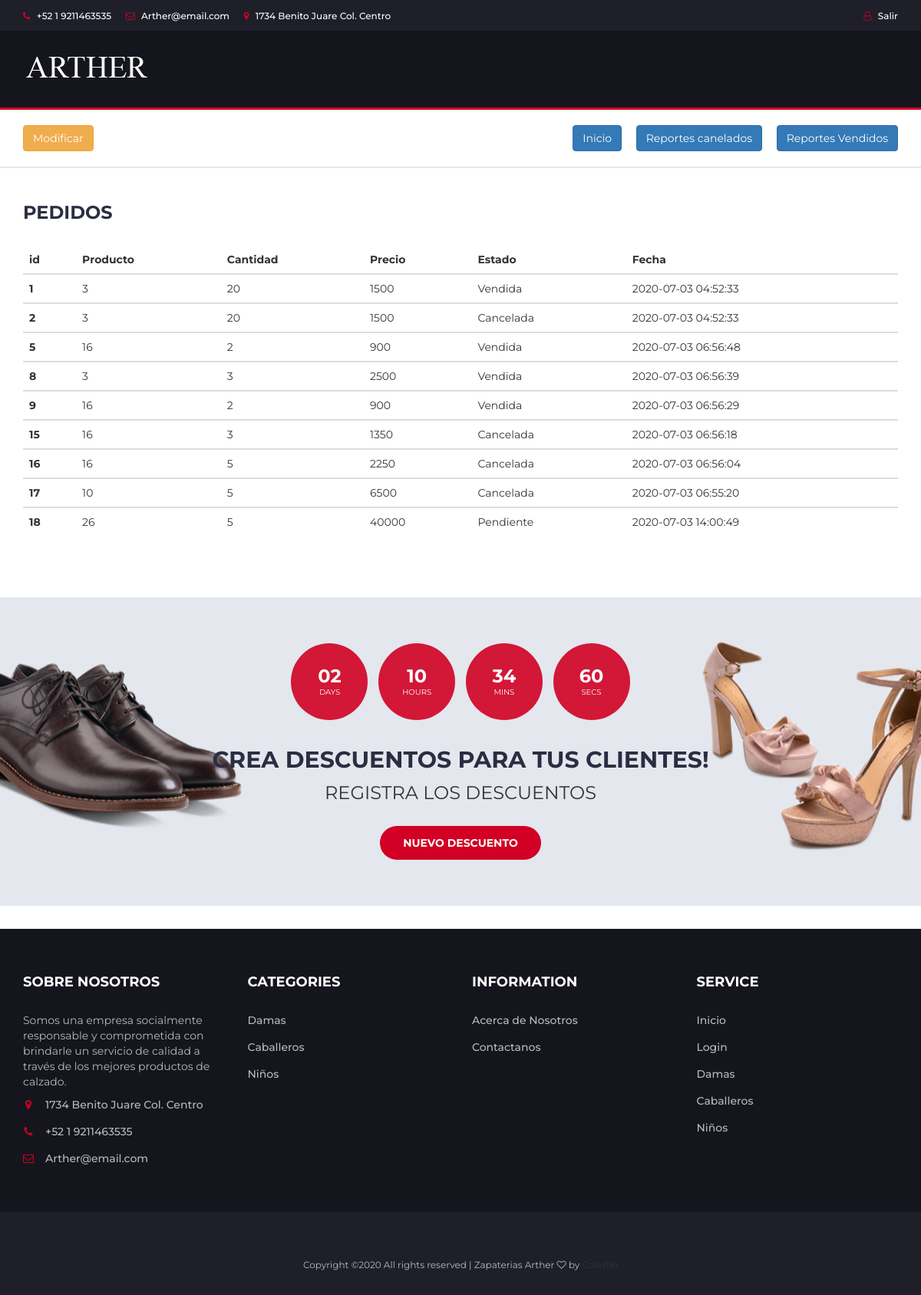
The page /pedidos.php (signed in) on the database its author committed.
### tables this page shows
CREATE TABLE `Pedido` (
  `Id_Pedido` int(11) NOT NULL,
  `Id_Producto` int(10) NOT NULL,
  `Cantidad_Producto` int(10) NOT NULL,
  `Precio_Pedido` int(11) NOT NULL,
  `Cliente_Pedido` varchar(10) NOT NULL,
  `Token_Pedido` int(25) NOT NULL,
  `Fecha_Pedido` timestamp NOT NULL DEFAULT CURRENT_TIMESTAMP ON UPDATE CURRENT_TIMESTAMP,
  `Estado_Pedido` varchar(10) NOT NULL
);

### pedidos.php (the view, shortened to what this page needs)
<?php include("BD.php"); ?>
<?php
if (isset($_SESSION['Usuario_admin'])) {
?>
<!DOCTYPE html>
<html lang="en">
	<head>
		<link type="text/css" rel="stylesheet" href="css/bootstrap.min.css"/>
		<link type="text/css" rel="stylesheet" href="css/slick.css"/>
		<link type="text/css" rel="stylesheet" href="css/slick-theme.css"/>
		<link type="text/css" rel="stylesheet" href="css/nouislider.min.css"/>
		<link rel="stylesheet" href="css/font-awesome.min.css">
		<link type="text/css" rel="stylesheet" href="css/style.css"/>
    </head>
	<body>
		<header>
			<div id="top-header">
				<div class="container">
					<ul class="header-links pull-left">
						<li><a href=""><i class="fa fa-phone"></i> +52 1 9211463535</a></li>
						<li><a href=""><i class="fa fa-envelope-o"></i> Arther@email.com</a></li>
						<li><a href=""><i class="fa fa-map-marker"></i> 1734 Benito Juare Col. Centro</a></li>
					</ul>
					<ul class="header-links pull-right">
						<li><a href="CerrarSesion.php"><i class="fa fa-user-o"></i> Salir</a></li>
					</ul>
				</div>
			</div>
			<div id="header">
				<div class="container">
					<div class="row">
						<div class="col-md-3">
							<div class="header-logo">
								<a href="index.php" class="logo">
									<img src="./img/arther.png" alt="">
								</a>
							</div>
						</div>
					</div>
				</div>
			</div>
		</header>
		<nav id="navigation">
			<div class="container">
				<div id="responsive-nav">
					<ul class="main-nav nav navbar-nav">
						<br>
						<li><button type="button" class="btn btn-warning" data-toggle="modal" data-target="#exampleModal2" data-whatever="@mdo">Modificar</button></li>
					</ul>
					<ul class="header-links pull-right">
						<br>
						<li><a href="perfilAdmin.php"><button type="button" class="btn btn-primary">Inicio</button></a></li>
						<li><a href="ReportesCancelados.php"><button type="button" class="btn btn-primary">Reportes canelados</button></a></li>
						<li><a href="ReportesVendidos.php"><button type="button" class="btn btn-primary">Reportes Vendidos</button></a></li>
					</ul>
		</div>
		</div>
			<br>
		</nav>
		<div class="section">
			<div class="container">
				<div class="row">
					<div class="col-md-12">
						<div class="section-title">
							<h3 class="title">Pedidos</h3>
						</div>
					</div>
					<div class="container">
			        <center>
			          <table class="table" id="actividades">
			            <thead>
			              <tr>
			                <th scope="col">id</th>
			                <th scope="col">Producto</th>
			                <th scope="col">Cantidad</th>
			                <th scope="col">Precio</th>
			                <th scope="col">Estado</th>
			                <th scope="col">Fecha</th>
			              </tr>
			            </thead>
			            <?php
				        $consulta = "SELECT * FROM Pedido";
				        $query = mysqli_query($conexion_BD, $consulta);
			            while ($tab = mysqli_fetch_array($query)) {    ?>
			              <tbody>
			                <tr>
			                  <th scope="row"><?php echo $tab['Id_Pedido'] ?></th>
			                  <td><?php echo $tab['Id_Producto'] ?></td>
			                  <td><?php echo $tab['Cantidad_Producto'] ?></td>
			                  <td><?php echo $tab['Precio_Pedido'] ?></td>
			                  <td><?php echo $tab['Estado_Pedido'] ?></td>
			                  <td><?php echo $tab['Fecha_Pedido'] ?></td>
			                </tr>
			              </tbody>
			            <?php } ?>
			          </table>
			        </center>
			      </div>
				</div>
			</div>
		</div>
		<div id="hot-deal" class="section">
			<div class="container">
				<div class="row">
					<div class="col-md-12">
						<div class="hot-deal">
							<ul class="hot-deal-countdown">
								<li>
									<div>
										<h3>02</h3>
										<span>Days</span>
									</div>
								</li>
								<li>
									<div>
										<h3>10</h3>
										<span>Hours</span>
									</div>
								</li>
								<li>
									<div>
										<h3>34</h3>
										<span>Mins</span>
									</div>
								</li>
								<li>
									<div>
										<h3>60</h3>
										<span>Secs</span>
									</div>
								</li>
							</ul>
							<h2 class="text-uppercase">Crea descuentos para tus clientes!</h2>
							<p>Registra los descuentos</p>
							<a class="primary-btn cta-btn" data-toggle="modal" data-target="#exampleModal4" data-whatever="@mdo">Nuevo descuento</a>
						</div>
					</div>
				</div>
			</div>
		</div>
		<footer id="footer">
			<div class="section">
				<div class="container">
					<div class="row">
						<div class="col-md-3 col-xs-6">
							<div class="footer">
								<h3 class="footer-title">SOBRE NOSOTROS</h3>
								<p>Somos una empresa socialmente responsable y comprometida con brindarle un servicio de calidad a través de los mejores productos de calzado.</p>
								<ul class="footer-links">
									<li><a href=""><i class="fa fa-map-marker"></i>1734 Benito Juare Col. Centro</a></li>
									<li><a href=""><i class="fa fa-phone"></i>+52 1 9211463535</a></li>
									<li><a href=""><i class="fa fa-envelope-o"></i>Arther@email.com</a></li>
								</ul>
							</div>
						</div>
						<div class="col-md-3 col-xs-6">
							<div class="footer">
								<h3 class="footer-title">Categories</h3>
								<ul class="footer-links">
									<li><a href="damas.php">Damas</a></li>
									<li><a href="caballeros.php">Caballeros</a></li>
									<li><a href="niños.php">Niños</a></li>
								</ul>
							</div>
						</div>
						<div class="col-md-3 col-xs-6">
							<div class="footer">
								<h3 class="footer-title">Information</h3>
								<ul class="footer-links">
									<li><a href="us.php">Acerca de Nosotros</a></li>
									<li><a href="contacto.php">Contactanos</a></li>
								</ul>
							</div>
						</div>
						<div class="col-md-3 col-xs-6">
							<div class="footer">
								<h3 class="footer-title">Service</h3>
								<ul class="footer-links">
									<li><a href="index.php">Inicio</a></li>
									<li><a href="login.php">Login</a></li>
									<li><a href="damas.php">Damas</a></li>
									<li><a href="caballeros.php">Caballeros</a></li>
									<li><a href="niños.php">Niños</a></li>
								</ul>
							</div>
						</div>
					</div>
				</div>
			</div>
			<div id="bottom-footer" class="section">
				<div class="container">
					<div class="row">
						<div class="col-md-12 text-center">
							<span class="copyright">
								Copyright &copy;<script>document.write(new Date().getFullYear());</script> All rights reserved | Zapaterias Arther <i class="fa fa-heart-o" aria-hidden="true"></i> by <a href="https://colorlib.com" target="_blank">Colorlib</a>
							</span>
						</div>
					</div>
				</div>
			</div>
		</footer>
	</body>
</html>
<?php } else {
  header("location: index.php");
} ?>

### css/style.css (style rules this page uses)
body { font-family: 'Montserrat', sans-serif; font-weight: 400; color: #333; }
h1, h2, h3, h4, h5, h6 { color: #2B2D42; font-weight: 700; margin: 0 0 10px; }
a { color: #2B2D42; font-weight: 500; -webkit-transition: 0.2s color; transition: 0.2s color; }
ul, ol { margin: 0; padding: 0; list-style: none }
.primary-btn { display: inline-block; padding: 12px 30px; background-color: #D10024; border: none; border-radius: 40px; color: #FFF; text-transform: uppercase; font-weight: 700; text-align: center; -webkit-transition: 0.2s all; transition: 0.2s all; }
.section { padding-top: 30px; padding-bottom: 30px; }
.section-title { position: relative; margin-bottom: 30px; margin-top: 15px; }
.section-title .title { display: inline-block; text-transform: uppercase; margin: 0px; }
#top-header { padding-top: 10px; padding-bottom: 10px; background-color: #1E1F29; }
.header-links li { display: inline-block; margin-right: 15px; font-size: 12px; }
.header-links li:last-child { margin-right: 0px; }
.header-links li a { color: #FFF; }
.header-links li i { color: #D10024; margin-right: 5px; }
#header { padding-top: 15px; padding-bottom: 15px; background-color: #15161D; }
.header-logo { float: left; }
.header-logo .logo img { display: block; }
#navigation { background: #FFF; border-bottom: 2px solid #E4E7ED; border-top: 3px solid #D10024; }
#hot-deal.section { padding: 60px 0px; margin: 30px 0px; background-color: #E4E7ED; background-image: url('../img/banner.png'); background-position: center; background-repeat: no-repeat; }
.hot-deal { text-align: center; }
.hot-deal .hot-deal-countdown { margin-bottom: 30px; }
.hot-deal .hot-deal-countdown>li { position: relative; display: inline-block; width: 100px; height: 100px; background: #D10024e6; text-align: center; border-radius: 50%; margin: 0px 5px; }
.hot-deal .hot-deal-countdown>li>div { position: absolute; left: 0; right: 0; top: 50%; -webkit-transform: translateY(-50%); -ms-transform: translateY(-50%); transform: translateY(-50%); }
.hot-deal .hot-deal-countdown>li>div h3 { color: #FFF; margin-bottom: 0px; }
.hot-deal .hot-deal-countdown>li>div span { display: block; font-size: 10px; text-transform: uppercase; color: #FFF; }
.hot-deal p { text-transform: uppercase; font-size: 24px; }
.hot-deal .cta-btn { margin-top: 15px; }
#footer { background: #15161D; color: #B9BABC; }
#bottom-footer { background: #1E1F29; }
.footer { margin: 30px 0px; }
.footer .footer-title { color: #FFF; text-transform: uppercase; font-size: 18px; margin: 0px 0px 30px; }
.footer-links li+li { margin-top: 15px; }
.footer-links li a { color: #B9BABC; }
.footer-links li i { margin-right: 15px; color: #D10024; width: 14px; text-align: center; }
.copyright { margin-top: 30px; display: block; font-size: 12px; }

### rows shown on the page
pedido: Id_Pedido "1", Id_Producto "3", Cantidad_Producto "20", Precio_Pedido "1500", Estado_Pedido "Vendida", Fecha_Pedido "2020-07-03 04:52:33"
pedido: Id_Pedido "2", Id_Producto "3", Cantidad_Producto "20", Precio_Pedido "1500", Estado_Pedido "Cancelada", Fecha_Pedido "2020-07-03 04:52:33"
pedido: Id_Pedido "5", Id_Producto "16", Cantidad_Producto "2", Precio_Pedido "900", Estado_Pedido "Vendida", Fecha_Pedido "2020-07-03 06:56:48"
pedido: Id_Pedido "8", Id_Producto "3", Cantidad_Producto "3", Precio_Pedido "2500", Estado_Pedido "Vendida", Fecha_Pedido "2020-07-03 06:56:39"
pedido: Id_Pedido "9", Id_Producto "16", Cantidad_Producto "2", Precio_Pedido "900", Estado_Pedido "Vendida", Fecha_Pedido "2020-07-03 06:56:29"
pedido: Id_Pedido "15", Id_Producto "16", Cantidad_Producto "3", Precio_Pedido "1350", Estado_Pedido "Cancelada", Fecha_Pedido "2020-07-03 06:56:18"
pedido: Id_Pedido "16", Id_Producto "16", Cantidad_Producto "5", Precio_Pedido "2250", Estado_Pedido "Cancelada", Fecha_Pedido "2020-07-03 06:56:04"
pedido: Id_Pedido "17", Id_Producto "10", Cantidad_Producto "5", Precio_Pedido "6500", Estado_Pedido "Cancelada", Fecha_Pedido "2020-07-03 06:55:20"
pedido: Id_Pedido "18", Id_Producto "26", Cantidad_Producto "5", Precio_Pedido "40000", Estado_Pedido "Pendiente", Fecha_Pedido "2020-07-03 14:00:49"
